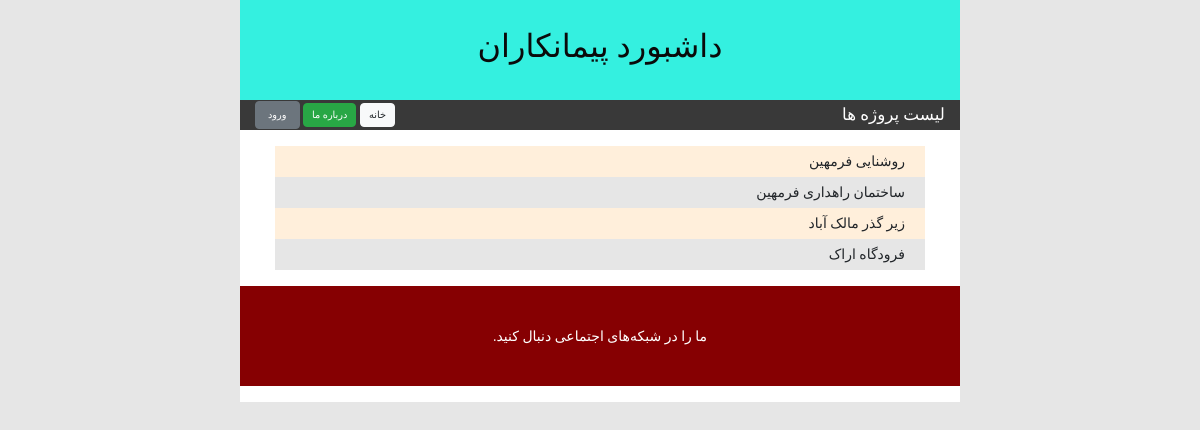
Page /accounting/projects_list/ on the earlier database version.
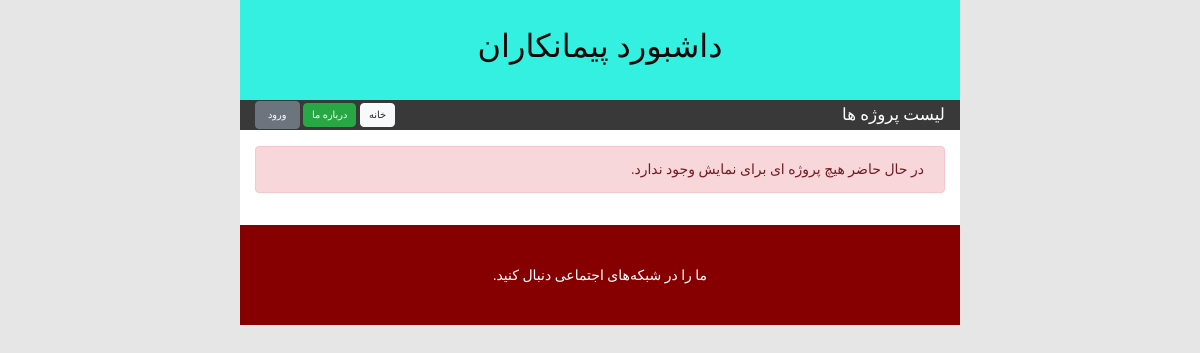
Same page on the later database version.
### Accounting/models.py (models this page shows, shortened)
class Project(models.Model):
    class Meta:
        verbose_name="پروژه"
        verbose_name_plural="پروژه ها"
    status_choise=[
        ('1','در دست اجرا'),
        ('2','پیش نویس'),
        ('3','تحویل موقت'),
        ('4','تحویل قطعی'),
        ('5','تعلیق')
    ]
    name=models.CharField('عنوان پروژه', max_length=50)
    number=models.CharField('شماره قرارداد',max_length=50,null=True,blank=True)
    date=models.DateField('تاریخ قرارداد',null=True,blank=True)
    cost=models.BigIntegerField('مبلغ قرارداد',null=True,blank=True)
    master=models.CharField('نام کارفرما ',max_length=50,null=True,blank=True)
    status=models.CharField('وضعیت قرارداد',choices=status_choise,null=True,blank=True,max_length=15)

### Accounting/views.py (the view)
# urls.py: path('projects_list/',views.projects_list,name='projects_list'),
def projects_list(request):
    projects=Project.objects.all()
    context={
        'projects':projects
    }
    return render(request,'html/projects_list.html',context)

### Accounting/templates/html/projects_list.html (shortened to what this page needs)
{% extends  "html/base.html" %}
{% load static %}
{% block toolbar_title %}
لیست پروژه ها
{% endblock %}
{% block main_content %}
  <div class="row">
    <div class="col py-3">
        {% if projects %}
        <ul class="item-list">
            {% for project in projects %}
                <li>
                        <a href={% url 'accounting:project_details' project_id=project.id %}>
                          {{ project.name}}
                       </a>
                </li>
            {% endfor %}
        </ul>
        {% else %}
        <div class="alert alert-danger">
            در حال حاضر هیچ پروژه ای برای نمایش وجود ندارد.
        </div>
    </div>
</div>
    {% endif %}
{% endblock %}

### Accounting/templates/html/base.html (shortened to what this page needs)
{% load static %}
{% load humanize %}
<!DOCTYPE html>
<html lang="fa_IR">
<head>
  <link rel="stylesheet" href="https://stackpath.bootstrapcdn.com/bootstrap/4.4.1/css/bootstrap.min.css"
>
  <link rel="stylesheet" type="text/css" href="{% static "/accounting/css/main.css" %}">
</head>
<body dir="rtl">
<div class="container" id="container">
    <div class="row align-items-center" id="header">
        <div class="col text-center">
            <h2>
                داشبورد پیمانکاران
            </h2>
        </div>
    </div>
  <div class="row align-items-center" id="toolbar">
            <div class="col-6">
                <h4>
                    {% block toolbar_title %}{% endblock %}
                </h4>
            </div>
        <div class="col-6 text-left">
                <a class="btn btn-light py-1 px-2" href="/" >
                    خانه
                </a>
                <a class="btn btn-success py-1 px-2" href={% url 'accounting:about_us' %}>
                        درباره ما
                {% if user.is_authenticated %}
                <div class="dropdown">
                    <button class="btn btn-secondary dropdown-toggle" type="button" id="dropdownMenuButton" data-toggle="dropdown" aria-haspopup="true" aria-expanded="false">
                        {{user.get_full_name}}
                    </button>
                    <div class="dropdown-menu" aria-labelledby="dropdownMenuButton">
                      <a class="dropdown-item" href="#">مشاهده پروفایل</a>
                      <a class="dropdown-item" href={% url 'accounts:logout' %}>خروج</a>
                    </div>
                </div>
                {% else %}
                <div class="dropdown">
                    <a class="btn btn-secondary " href={% url 'accounts:login' %}   >
                        ورود
                    </a>
                </div>
                {% endif %}
        </div>
    </div>
    {% block main_content %}{% endblock %}
    <div class="row align-content-center" id="footer">
        <div class="col text-center">
            <span>
                ما را در شبکه‌های اجتماعی دنبال کنید.
            </span>
        </div>
    </div>
</div>
</body>
</html>

### Accounting/static/accounting/css/main.css (style rules this page uses)
body { direction: rtl; text-align: right; font-family: IRANSansWebFaNum; font-size: 14px !important; margin: 0; background-color: #e6e6e6; }
#container { max-width: 720px; margin: 0 auto; background-color: #ffffff; }
#header { background-color: #34f0e0; color: #0a0a0a; height: 100px; }
#toolbar { background-color: #393939; color: #ffffff; min-height: 30px; }
#toolbar h4 { font-size: 1.2em; margin: 0; }
#toolbar .btn { font-size: 0.7em; }
#toolbar div.dropdown { display: inline-block; }
#footer { background-color: #860002; color: #ffffff; height: 100px; }

Differences in the rows shown:
removed Project: name "روشنایی فرمهین"
removed Project: name "ساختمان راهداری فرمهین"
removed Project: name "زیر گذر مالک آباد"
removed Project: name "فرودگاه اراک"
Other differences:
text now shown: "در حال حاضر هیچ پروژه ای برای نمایش وجود ندارد."
